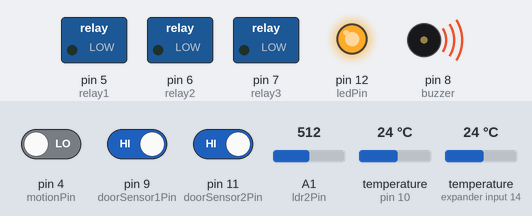
Recording of a sketch running on a simulated Arduino Uno, built with avr-gcc and run on an emulated ATmega328P. Parts: switched loads named in the sketch (green lamp = pin HIGH), output pins drawn as LEDs (lit = HIGH), buzzer (waves = sounding). Inputs (shaded band) come from the test bench; at power-on: pin 4 (motionPin) LOW, pin 9 (doorSensor1Pin) HIGH, pin 11 (doorSensor2Pin) HIGH, A1 (ldr2Pin) = 512, temperature (sensors on pin 10, expander input 14) 24 °C.

Above: at 0.1 s.
At 1.4 s:
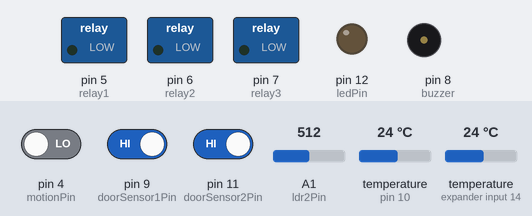
1.5 s: pin 4 (motionPin) driven HIGH
5.3 s: pin 9 (doorSensor1Pin) driven LOW
At 11.41 s:
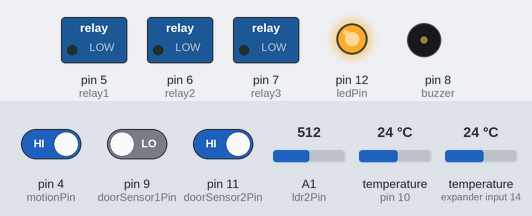
Timing chart, 0 to 13.0 s (numbered marks = the images above; inputs shaded):
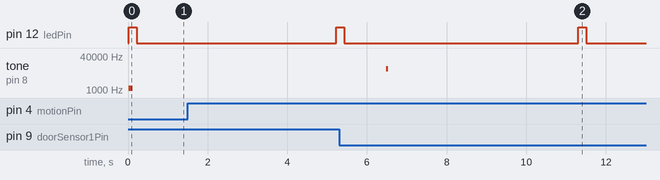

Measured:
- after the input at 1.5 s, pin 12 (ledPin): LOW → HIGH after 3.7 s
- after the input at 5.3 s, tone on pin 8 (buzzer): silent → 10000 Hz after 1.2 s, → silent 0.05 s later

The sketch:

ArduinoNanoToESP8266-MQTT-Sensor5.ino
```cpp
// esp8266_test.ino
//
// Original:
// Plot LM35 data on thingspeak.com using an Arduino and an ESP8266 WiFi
// module.
//
// Author: Mahesh Venkitachalam
// Website: electronut.in

// adapted for my use
// -Venkat Swaminathan. Dec 2016

#include <SoftwareSerial.h>
#include <stdlib.h>
#include <OneWire.h>
#include <DallasTemperature.h>

const int SENSORID = 5;

// Define our pins
int ldrPin = A0;   // analog LDR
int ldr2Pin = A1; // second light sensor
int serialRX = 2;  // Serial port RX (to ESP8266); connect to TX on other side
int serialTX = 3;  // Serial port TX (to ESP8266); connect to RX on other side
int motionPin = 4; // motion sensor data
int relay1 = 5;   // relay1
int relay2 = 6;   // relay2
int relay3 = 7; // relay3
int buzzer = 8; // piezo buzzer
int doorSensor1Pin = 9; // check when door1 is open
int tempPin = 10;  // data wire of DS18B20 onewire temperature sensor
int doorSensor2Pin = 11; // check when door2 is open
int ledPin = 12;   // heartbeat LED
int hiBriteLedPin = 13; // high intensity LED. Using default value due to how wiring is done, also relay4

long timer1, timeInterval1; // timers to track stuff
long timer2, timeInterval2; // timers to track stuff
long lightSamplerTimer, temperatureSamplerTimer, motionSamplerTimer, distanceSamplerTimer;
long lightSampler2Timer, motionSampler2Timer, temperatureSampler2Timer;
long doorSampler1Timer, doorSampler2Timer;
long heartbeatTimer;
long distance = 0;
char jsonObj1[256];

float temperature1, temperature2, lightLevel;
float prevTemperature1 = 0.0, prevTemperature2 = 0.0, prevLightLevel = 0.0;

int prevDoor1ClosedState = 1; // state to track if door is open or not
int prevDoor2ClosedState = 1; // state to track if door is open or not
int door1ClosedState, door2ClosedState;

// Setup a oneWire instance to communicate with any OneWire devices
// (not just Maxim/Dallas temperature ICs)
OneWire oneWire(tempPin);
// Pass our oneWire reference to Dallas Temperature.
DallasTemperature sensors(&oneWire);
SoftwareSerial ser(serialRX, serialTX); // RX, TX

void blinkLED(int ledPin, boolean beep = false);

// this runs once
void setup() {
  // initialize the digital pin as an output.
  pinMode(ledPin, OUTPUT);
  pinMode(relay1, OUTPUT);
  pinMode(relay2, OUTPUT);
  pinMode(relay3, OUTPUT);

  // enable debug serial
  Serial.begin(9600);
  // enable software serial
  ser.begin(9600);
  // Start up the library
  sensors.begin();

  pinMode(doorSensor1Pin, INPUT_PULLUP);
  pinMode(doorSensor2Pin, INPUT_PULLUP);

  timer1 = 10000; // 10 seconds for light?
  timer2 = 30000; // milliseconds between measurements
  lightSamplerTimer = millis();
  lightSampler2Timer = millis();
  temperatureSamplerTimer = millis();
  motionSamplerTimer = millis();
  motionSampler2Timer = millis();
  distanceSamplerTimer = millis();
  doorSampler1Timer = millis();
  doorSampler2Timer = millis();

  blinkLED(ledPin, true);
}

// the loop
void loop() {
  //
  // general principle of event emitter is to emit events
  // on a timer, or if there is a large change in values
  //
  char temp[20] = ""; // use for conversions
  // get temperature from DS18B20
  sensors.requestTemperatures(); // Send the command to get temperatures
  temperature1 = sensors.getTempCByIndex(0);
  temperature2 = sensors.getTempCByIndex(1);
  temperature1 = (temperature1 * 9 / 5) + 32;
  temperature2 = (temperature2 * 9 / 5) + 32;
  if ( millis() - temperatureSamplerTimer > timer2 || // timer triggered OR
       abs(temperature1 - prevTemperature1) > 1 ) { // more than a degree change in temperature
    temp[0] = '\0';
    dtostrf(temperature1, 7, 2, temp);
    jsonObj1[0] = '\0';
    constructJSONObj("temperature1", temp, jsonObj1);
    sendDataOverSerial(jsonObj1);
    temperatureSamplerTimer = millis();
    prevTemperature1 = temperature1;
  }

  if ( millis() - temperatureSampler2Timer > timer2 || // timer triggered OR
       abs(temperature2 - prevTemperature2) > 1 ) { // more than a degree change in temperature
    for ( int i = 0; i < 20; i++) temp[i] = '\0';
    dtostrf(temperature2, 7, 2, temp);
    jsonObj1[0] = '\0';
    constructJSONObj("temperature2", temp, jsonObj1);
    sendDataOverSerial(jsonObj1);
    temperatureSampler2Timer = millis();
    prevTemperature2 = temperature2;
  }


  // get light level from LDR2
  lightLevel = readLightLevel(ldr2Pin);
  char temp2[20];
  dtostrf(lightLevel, 9, 2, temp2);
  if ( millis() - lightSamplerTimer > timer2  || // timer triggered, OR
       abs( lightLevel - prevLightLevel) > 100) { // sudden change in light intensity
    jsonObj1[0] = '\0';
    constructJSONObj("light2", temp2, jsonObj1);
    sendDataOverSerial(jsonObj1);
    lightSamplerTimer = millis();
    prevLightLevel = lightLevel;
  }

  // check if door is open
  // get door sensor open reading at any time
  door1ClosedState = digitalRead(doorSensor1Pin);
  delay(1);
  if ( millis() - doorSampler1Timer > timer2 ||  // check door state every timer2 seconds, OR
       door1ClosedState != prevDoor1ClosedState) { //  when state changes
    char temp3[3];
    sprintf(temp3, "%d", door1ClosedState);
    jsonObj1[0] = '\0';
    constructJSONObj("door1", temp3, jsonObj1);
    sendDataOverSerial(jsonObj1);
    doorSampler1Timer = millis();
    if ( prevDoor1ClosedState != door1ClosedState)
      beepBuzzer();
    prevDoor1ClosedState = door1ClosedState;
  }


  // check if door is open
  // get door sensor open reading at any time
  door2ClosedState = digitalRead(doorSensor2Pin);
  delay(1);
  if ( millis() - doorSampler2Timer > timer2 ||  // check door state every timer2 seconds, OR
       door2ClosedState != prevDoor2ClosedState) { //  when state changes
    char temp3[3];
    sprintf(temp3, "%d", door2ClosedState);
    jsonObj1[0] = '\0';
    constructJSONObj("door2", temp3, jsonObj1);
    sendDataOverSerial(jsonObj1);
    doorSampler2Timer = millis();
    if ( prevDoor2ClosedState != door2ClosedState)
      beepBuzzer();
    prevDoor2ClosedState = door2ClosedState;
  }


  // get proximity reading from PIR
  int motionLevel = digitalRead(motionPin);
  if ( (motionLevel == 1) || (millis() - motionSamplerTimer > timer2 )) {
    char temp2[3];
    sprintf(temp2, "%d", motionLevel);
    jsonObj1[0] = '\0';
    constructJSONObj("motion", temp2, jsonObj1);
    sendDataOverSerial(jsonObj1);
    motionSamplerTimer = millis();
  }


  // check for messages from ESP8266 that may have come in from MQTT
  char message[255]; // 255 chars should be sufficient for everyone ;-)
  boolean haveMessage = false;
  int indx = 0;
  if (ser.available()) {
    haveMessage = true;
    delay(1);
    while ( ser.available() && indx < 255 ) {
      char c = ser.read();
      message[indx] = c;
      indx++;
    }
    message[indx] = '\0'; // null terminate the string
  }

  if ( haveMessage) // if we do have a message then process it
    processAction(message);

  // heartbeat LED
  if ( millis() - heartbeatTimer > 5000 ) {
    blinkLED(ledPin);
    heartbeatTimer = millis();

    char infoMsg[50];
    infoMsg[0] = '\0';
    strcat(infoMsg, "INFO: SensorID ");
    temp[0] = '\0';
    sprintf(temp, "%d", SENSORID);
    strcat(infoMsg, temp);
    strcat(infoMsg, " is UP.");
    strcat(infoMsg, "\0");
    sendDataOverSerial(infoMsg);

  }
}

float readLightLevel(int analogPin) {
  // read the value from LDR.
  // read 10 values for averaging.
  int val = 0;
  val += analogRead(analogPin);

  return val;
}

void blinkLED(int pin, boolean beep) {

  // blink LED on board
  digitalWrite(pin, HIGH);
  if ( beep ) {
    tone( buzzer, 100 * pin, 100);
  }
  delay(200);
  digitalWrite(pin, LOW);
}

long microsecondsToInches(long microseconds)
{
  // According to Parallax's datasheet for the PING))), there are
  // 73.746 microseconds per inch (i.e. sound travels at 1130 feet per
  // second).  This gives the distance travelled by the ping, outbound
  // and return, so we divide by 2 to get the distance of the obstacle.
  // See: http://www.parallax.com/dl/docs/prod/acc/28015-PING-v1.3.pdf
  return microseconds / 74 / 2;
}

void sendDataOverSerial(char *stringBuf) {

  //Serial.println(stringBuf);
  ser.print(stringBuf);
  ser.flush();
  delay(100);
}

void constructJSONObj( const char *measurement, char *value, char *object) {
  char temp[20] = ""; // use for conversions
  object[0] = '\0'; // init string
  strcat(object, "{\"SensorId\":\"");
  sprintf(temp, "%d", SENSORID);
  strcat(object, temp);
  strcat(object, "\",\"Measurement\":\"");
  strcat(object, measurement);
  strcat(object, "\",\"Value\":\"");
  strcat(object, value);
  strcat(object,  "\" }");
  strcat(object, "\0");
}


//
// process actions that are sent to the ESP8266 either from MQTT
// or from the Arduino
//
// action strings are of the form: "ACTION,<sensorID>,<messageID>,<verb>,<object>,<value>" where
//   <sensorID> = which sensor this message is meant for
//   <messageID> = unique message ID possibly used for logging and ack
//   <verb> = "SETVAR" or "SETPIN"
//   <object> = one of "PIN","SENSORID","MQTTSRVR","SSID","PASSWORD"
//   <value> = a string that corresponds to <object>, e.g. pin number or String.
//
void processAction(char *actionString) {

  char temp[20]; // use for conversions
  char tempString[255];
  strcpy(tempString, actionString);
  char *token;
  char *savePtr;
  token = strtok_r(tempString, ",", &savePtr);
  //Serial.print("0<"); Serial.print(token); Serial.print(">");
  if ( token != NULL && strcmp(token, "ACTION") == 0) { // found ACTION keyword
    token = strtok_r(NULL, ",", &savePtr);
    //Serial.print("1<"); Serial.print(token); Serial.print(">");
    int sensorID = atoi(token); // which sensor ID is this message meant for
    if ( sensorID == SENSORID ) { // this is for me
      token = strtok_r(NULL, ",", &savePtr);
      //Serial.print("2<"); Serial.print(token); Serial.print(">");
      char messageID[10];
      strcpy(messageID, token);
      token = strtok_r(NULL, ",", &savePtr); // get verb
      //Serial.print("3<"); Serial.print(token); Serial.print(">");
      if ( token != NULL && strcmp(token, "SETPIN") == 0) { // looks like we want to set a pin value
        token = strtok_r(NULL, ",", &savePtr);
        //Serial.print("4<"); Serial.print(token); Serial.print(">");
        if ( token != NULL) {
          int pinID = atoi(token); // get which pin we want to modify
          token = strtok_r(NULL, ",", &savePtr);
          //Serial.print("5<");Serial.print(token);Serial.print(">");
          if ( token != NULL && strcmp(token, "HIGH") == 0) {
            digitalWrite(pinID, HIGH);
            char ackMsg[80];
            strcat(ackMsg, "INFO: Executed Action ID: ");
            strcat(ackMsg, messageID);
            strcat(ackMsg, "\0");
            sendDataOverSerial(ackMsg);
          }
          else if ( token != NULL && strcmp(token, "LOW") == 0) {
            digitalWrite(pinID, LOW);
            char ackMsg[80] = "";
            strcat(ackMsg, "INFO: Executed Action ID: ");
            strcat(ackMsg, messageID);
            strcat(ackMsg, "\0");
            sendDataOverSerial(ackMsg);
          }
        }
      }
    }
  }
  //Serial.println();
}

void beepBuzzer() {

  tone( buzzer, 10000, 50);
}
```
